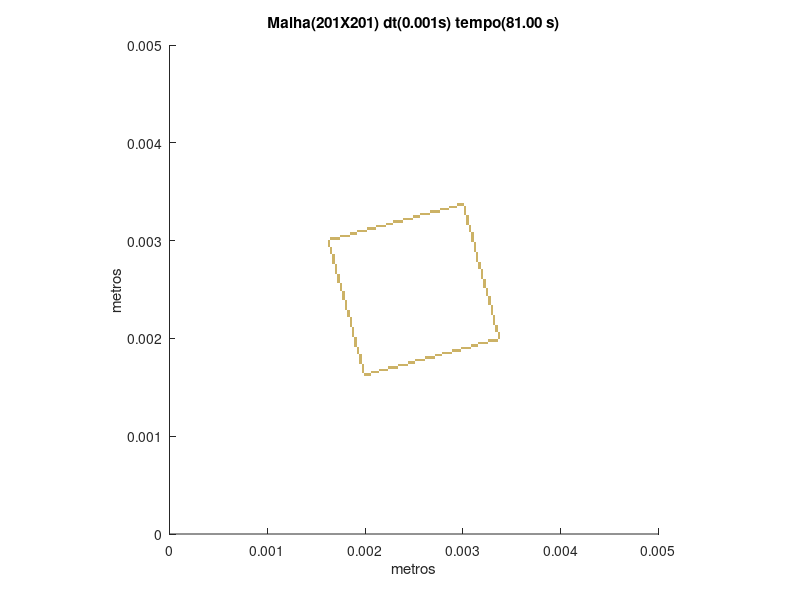

Reproduce this figure in MATLAB.
set (gca,'PlotBoxAspectRatio',[1 1 1],'Xlim',[0,0.005],'Ylim',[0,0.005])
hold on
title('Malha(201X201) dt(0.001s) tempo(81.00 s)')
hold on
ylabel('metros')
hold on
xlabel('metros')
hold on

fill([0.00199004975124378 0.00199004975124378 0.00201492537313433 0.00201492537313433],[0.00161691542288557 0.00164179104477612 0.00164179104477612 0.00161691542288557],[0.8,0.7,0.4],'LineStyle','none')

fill([0.00201492537313433 0.00201492537313433 0.00203980099502488 0.00203980099502488],[0.00161691542288557 0.00164179104477612 0.00164179104477612 0.00161691542288557],[0.8,0.7,0.4],'LineStyle','none')

fill([0.00203980099502488 0.00203980099502488 0.00206467661691542 0.00206467661691542],[0.00161691542288557 0.00164179104477612 0.00164179104477612 0.00161691542288557],[0.8,0.7,0.4],'LineStyle','none')

fill([0.00196517412935323 0.00196517412935323 0.00199004975124378 0.00199004975124378],[0.00164179104477612 0.00166666666666667 0.00166666666666667 0.00164179104477612],[0.8,0.7,0.4],'LineStyle','none')

fill([0.00206467661691542 0.00206467661691542 0.00208955223880597 0.00208955223880597],[0.00164179104477612 0.00166666666666667 0.00166666666666667 0.00164179104477612],[0.8,0.7,0.4],'LineStyle','none')

fill([0.00208955223880597 0.00208955223880597 0.00211442786069652 0.00211442786069652],[0.00164179104477612 0.00166666666666667 0.00166666666666667 0.00164179104477612],[0.8,0.7,0.4],'LineStyle','none')

fill([0.00211442786069652 0.00211442786069652 0.00213930348258706 0.00213930348258706],[0.00164179104477612 0.00166666666666667 0.00166666666666667 0.00164179104477612],[0.8,0.7,0.4],'LineStyle','none')

fill([0.00196517412935323 0.00196517412935323 0.00199004975124378 0.00199004975124378],[0.00166666666666667 0.00169154228855721 0.00169154228855721 0.00166666666666667],[0.8,0.7,0.4],'LineStyle','none')

fill([0.00213930348258706 0.00213930348258706 0.00216417910447761 0.00216417910447761],[0.00166666666666667 0.00169154228855721 0.00169154228855721 0.00166666666666667],[0.8,0.7,0.4],'LineStyle','none')

fill([0.00216417910447761 0.00216417910447761 0.00218905472636816 0.00218905472636816],[0.00166666666666667 0.00169154228855721 0.00169154228855721 0.00166666666666667],[0.8,0.7,0.4],'LineStyle','none')

fill([0.00218905472636816 0.00218905472636816 0.00221393034825871 0.00221393034825871],[0.00166666666666667 0.00169154228855721 0.00169154228855721 0.00166666666666667],[0.8,0.7,0.4],'LineStyle','none')

fill([0.00221393034825871 0.00221393034825871 0.00223880597014925 0.00223880597014925],[0.00166666666666667 0.00169154228855721 0.00169154228855721 0.00166666666666667],[0.8,0.7,0.4],'LineStyle','none')

fill([0.00196517412935323 0.00196517412935323 0.00199004975124378 0.00199004975124378],[0.00169154228855721 0.00171641791044776 0.00171641791044776 0.00169154228855721],[0.8,0.7,0.4],'LineStyle','none')

fill([0.00223880597014925 0.00223880597014925 0.0022636815920398 0.0022636815920398],[0.00169154228855721 0.00171641791044776 0.00171641791044776 0.00169154228855721],[0.8,0.7,0.4],'LineStyle','none')

fill([0.0022636815920398 0.0022636815920398 0.00228855721393035 0.00228855721393035],[0.00169154228855721 0.00171641791044776 0.00171641791044776 0.00169154228855721],[0.8,0.7,0.4],'LineStyle','none')

fill([0.00228855721393035 0.00228855721393035 0.0023134328358209 0.0023134328358209],[0.00169154228855721 0.00171641791044776 0.00171641791044776 0.00169154228855721],[0.8,0.7,0.4],'LineStyle','none')

fill([0.0023134328358209 0.0023134328358209 0.00233830845771144 0.00233830845771144],[0.00169154228855721 0.00171641791044776 0.00171641791044776 0.00169154228855721],[0.8,0.7,0.4],'LineStyle','none')

fill([0.00196517412935323 0.00196517412935323 0.00199004975124378 0.00199004975124378],[0.00171641791044776 0.00174129353233831 0.00174129353233831 0.00171641791044776],[0.8,0.7,0.4],'LineStyle','none')

fill([0.00233830845771144 0.00233830845771144 0.00236318407960199 0.00236318407960199],[0.00171641791044776 0.00174129353233831 0.00174129353233831 0.00171641791044776],[0.8,0.7,0.4],'LineStyle','none')

fill([0.00236318407960199 0.00236318407960199 0.00238805970149254 0.00238805970149254],[0.00171641791044776 0.00174129353233831 0.00174129353233831 0.00171641791044776],[0.8,0.7,0.4],'LineStyle','none')

fill([0.00238805970149254 0.00238805970149254 0.00241293532338308 0.00241293532338308],[0.00171641791044776 0.00174129353233831 0.00174129353233831 0.00171641791044776],[0.8,0.7,0.4],'LineStyle','none')

fill([0.00241293532338308 0.00241293532338308 0.00243781094527363 0.00243781094527363],[0.00171641791044776 0.00174129353233831 0.00174129353233831 0.00171641791044776],[0.8,0.7,0.4],'LineStyle','none')

fill([0.00194029850746269 0.00194029850746269 0.00196517412935323 0.00196517412935323],[0.00174129353233831 0.00176616915422886 0.00176616915422886 0.00174129353233831],[0.8,0.7,0.4],'LineStyle','none')

fill([0.00243781094527363 0.00243781094527363 0.00246268656716418 0.00246268656716418],[0.00174129353233831 0.00176616915422886 0.00176616915422886 0.00174129353233831],[0.8,0.7,0.4],'LineStyle','none')

fill([0.00246268656716418 0.00246268656716418 0.00248756218905473 0.00248756218905473],[0.00174129353233831 0.00176616915422886 0.00176616915422886 0.00174129353233831],[0.8,0.7,0.4],'LineStyle','none')

fill([0.00248756218905473 0.00248756218905473 0.00251243781094527 0.00251243781094527],[0.00174129353233831 0.00176616915422886 0.00176616915422886 0.00174129353233831],[0.8,0.7,0.4],'LineStyle','none')

fill([0.00194029850746269 0.00194029850746269 0.00196517412935323 0.00196517412935323],[0.00176616915422886 0.0017910447761194 0.0017910447761194 0.00176616915422886],[0.8,0.7,0.4],'LineStyle','none')

fill([0.00251243781094527 0.00251243781094527 0.00253731343283582 0.00253731343283582],[0.00176616915422886 0.0017910447761194 0.0017910447761194 0.00176616915422886],[0.8,0.7,0.4],'LineStyle','none')

fill([0.00253731343283582 0.00253731343283582 0.00256218905472637 0.00256218905472637],[0.00176616915422886 0.0017910447761194 0.0017910447761194 0.00176616915422886],[0.8,0.7,0.4],'LineStyle','none')

fill([0.00256218905472637 0.00256218905472637 0.00258706467661692 0.00258706467661692],[0.00176616915422886 0.0017910447761194 0.0017910447761194 0.00176616915422886],[0.8,0.7,0.4],'LineStyle','none')

fill([0.00258706467661692 0.00258706467661692 0.00261194029850746 0.00261194029850746],[0.00176616915422886 0.0017910447761194 0.0017910447761194 0.00176616915422886],[0.8,0.7,0.4],'LineStyle','none')

fill([0.00194029850746269 0.00194029850746269 0.00196517412935323 0.00196517412935323],[0.0017910447761194 0.00181592039800995 0.00181592039800995 0.0017910447761194],[0.8,0.7,0.4],'LineStyle','none')

fill([0.00261194029850746 0.00261194029850746 0.00263681592039801 0.00263681592039801],[0.0017910447761194 0.00181592039800995 0.00181592039800995 0.0017910447761194],[0.8,0.7,0.4],'LineStyle','none')

fill([0.00263681592039801 0.00263681592039801 0.00266169154228856 0.00266169154228856],[0.0017910447761194 0.00181592039800995 0.00181592039800995 0.0017910447761194],[0.8,0.7,0.4],'LineStyle','none')

fill([0.00266169154228856 0.00266169154228856 0.0026865671641791 0.0026865671641791],[0.0017910447761194 0.00181592039800995 0.00181592039800995 0.0017910447761194],[0.8,0.7,0.4],'LineStyle','none')

fill([0.0026865671641791 0.0026865671641791 0.00271144278606965 0.00271144278606965],[0.0017910447761194 0.00181592039800995 0.00181592039800995 0.0017910447761194],[0.8,0.7,0.4],'LineStyle','none')

fill([0.00194029850746269 0.00194029850746269 0.00196517412935323 0.00196517412935323],[0.00181592039800995 0.0018407960199005 0.0018407960199005 0.00181592039800995],[0.8,0.7,0.4],'LineStyle','none')

fill([0.00271144278606965 0.00271144278606965 0.0027363184079602 0.0027363184079602],[0.00181592039800995 0.0018407960199005 0.0018407960199005 0.00181592039800995],[0.8,0.7,0.4],'LineStyle','none')

fill([0.0027363184079602 0.0027363184079602 0.00276119402985075 0.00276119402985075],[0.00181592039800995 0.0018407960199005 0.0018407960199005 0.00181592039800995],[0.8,0.7,0.4],'LineStyle','none')

fill([0.00276119402985075 0.00276119402985075 0.00278606965174129 0.00278606965174129],[0.00181592039800995 0.0018407960199005 0.0018407960199005 0.00181592039800995],[0.8,0.7,0.4],'LineStyle','none')

fill([0.00191542288557214 0.00191542288557214 0.00194029850746269 0.00194029850746269],[0.0018407960199005 0.00186567164179104 0.00186567164179104 0.0018407960199005],[0.8,0.7,0.4],'LineStyle','none')

fill([0.00278606965174129 0.00278606965174129 0.00281094527363184 0.00281094527363184],[0.0018407960199005 0.00186567164179104 0.00186567164179104 0.0018407960199005],[0.8,0.7,0.4],'LineStyle','none')

fill([0.00281094527363184 0.00281094527363184 0.00283582089552239 0.00283582089552239],[0.0018407960199005 0.00186567164179104 0.00186567164179104 0.0018407960199005],[0.8,0.7,0.4],'LineStyle','none')

fill([0.00283582089552239 0.00283582089552239 0.00286069651741294 0.00286069651741294],[0.0018407960199005 0.00186567164179104 0.00186567164179104 0.0018407960199005],[0.8,0.7,0.4],'LineStyle','none')

fill([0.00286069651741294 0.00286069651741294 0.00288557213930348 0.00288557213930348],[0.0018407960199005 0.00186567164179104 0.00186567164179104 0.0018407960199005],[0.8,0.7,0.4],'LineStyle','none')

fill([0.00191542288557214 0.00191542288557214 0.00194029850746269 0.00194029850746269],[0.00186567164179104 0.00189054726368159 0.00189054726368159 0.00186567164179104],[0.8,0.7,0.4],'LineStyle','none')

fill([0.00288557213930348 0.00288557213930348 0.00291044776119403 0.00291044776119403],[0.00186567164179104 0.00189054726368159 0.00189054726368159 0.00186567164179104],[0.8,0.7,0.4],'LineStyle','none')

fill([0.00291044776119403 0.00291044776119403 0.00293532338308458 0.00293532338308458],[0.00186567164179104 0.00189054726368159 0.00189054726368159 0.00186567164179104],[0.8,0.7,0.4],'LineStyle','none')

fill([0.00293532338308458 0.00293532338308458 0.00296019900497512 0.00296019900497512],[0.00186567164179104 0.00189054726368159 0.00189054726368159 0.00186567164179104],[0.8,0.7,0.4],'LineStyle','none')

fill([0.00296019900497512 0.00296019900497512 0.00298507462686567 0.00298507462686567],[0.00186567164179104 0.00189054726368159 0.00189054726368159 0.00186567164179104],[0.8,0.7,0.4],'LineStyle','none')

fill([0.00191542288557214 0.00191542288557214 0.00194029850746269 0.00194029850746269],[0.00189054726368159 0.00191542288557214 0.00191542288557214 0.00189054726368159],[0.8,0.7,0.4],'LineStyle','none')

fill([0.00298507462686567 0.00298507462686567 0.00300995024875622 0.00300995024875622],[0.00189054726368159 0.00191542288557214 0.00191542288557214 0.00189054726368159],[0.8,0.7,0.4],'LineStyle','none')

fill([0.00300995024875622 0.00300995024875622 0.00303482587064677 0.00303482587064677],[0.00189054726368159 0.00191542288557214 0.00191542288557214 0.00189054726368159],[0.8,0.7,0.4],'LineStyle','none')

fill([0.00303482587064677 0.00303482587064677 0.00305970149253731 0.00305970149253731],[0.00189054726368159 0.00191542288557214 0.00191542288557214 0.00189054726368159],[0.8,0.7,0.4],'LineStyle','none')

fill([0.00305970149253731 0.00305970149253731 0.00308457711442786 0.00308457711442786],[0.00189054726368159 0.00191542288557214 0.00191542288557214 0.00189054726368159],[0.8,0.7,0.4],'LineStyle','none')

fill([0.00189054726368159 0.00189054726368159 0.00191542288557214 0.00191542288557214],[0.00191542288557214 0.00194029850746269 0.00194029850746269 0.00191542288557214],[0.8,0.7,0.4],'LineStyle','none')

fill([0.00308457711442786 0.00308457711442786 0.00310945273631841 0.00310945273631841],[0.00191542288557214 0.00194029850746269 0.00194029850746269 0.00191542288557214],[0.8,0.7,0.4],'LineStyle','none')

fill([0.00310945273631841 0.00310945273631841 0.00313432835820896 0.00313432835820896],[0.00191542288557214 0.00194029850746269 0.00194029850746269 0.00191542288557214],[0.8,0.7,0.4],'LineStyle','none')

fill([0.00313432835820896 0.00313432835820896 0.0031592039800995 0.0031592039800995],[0.00191542288557214 0.00194029850746269 0.00194029850746269 0.00191542288557214],[0.8,0.7,0.4],'LineStyle','none')

fill([0.00189054726368159 0.00189054726368159 0.00191542288557214 0.00191542288557214],[0.00194029850746269 0.00196517412935323 0.00196517412935323 0.00194029850746269],[0.8,0.7,0.4],'LineStyle','none')

fill([0.0031592039800995 0.0031592039800995 0.00318407960199005 0.00318407960199005],[0.00194029850746269 0.00196517412935323 0.00196517412935323 0.00194029850746269],[0.8,0.7,0.4],'LineStyle','none')

fill([0.00318407960199005 0.00318407960199005 0.0032089552238806 0.0032089552238806],[0.00194029850746269 0.00196517412935323 0.00196517412935323 0.00194029850746269],[0.8,0.7,0.4],'LineStyle','none')

fill([0.0032089552238806 0.0032089552238806 0.00323383084577114 0.00323383084577114],[0.00194029850746269 0.00196517412935323 0.00196517412935323 0.00194029850746269],[0.8,0.7,0.4],'LineStyle','none')

fill([0.00323383084577114 0.00323383084577114 0.00325870646766169 0.00325870646766169],[0.00194029850746269 0.00196517412935323 0.00196517412935323 0.00194029850746269],[0.8,0.7,0.4],'LineStyle','none')

fill([0.00189054726368159 0.00189054726368159 0.00191542288557214 0.00191542288557214],[0.00196517412935323 0.00199004975124378 0.00199004975124378 0.00196517412935323],[0.8,0.7,0.4],'LineStyle','none')

fill([0.00325870646766169 0.00325870646766169 0.00328358208955224 0.00328358208955224],[0.00196517412935323 0.00199004975124378 0.00199004975124378 0.00196517412935323],[0.8,0.7,0.4],'LineStyle','none')

fill([0.00328358208955224 0.00328358208955224 0.00330845771144279 0.00330845771144279],[0.00196517412935323 0.00199004975124378 0.00199004975124378 0.00196517412935323],[0.8,0.7,0.4],'LineStyle','none')

fill([0.00330845771144279 0.00330845771144279 0.00333333333333333 0.00333333333333333],[0.00196517412935323 0.00199004975124378 0.00199004975124378 0.00196517412935323],[0.8,0.7,0.4],'LineStyle','none')

fill([0.00333333333333333 0.00333333333333333 0.00335820895522388 0.00335820895522388],[0.00196517412935323 0.00199004975124378 0.00199004975124378 0.00196517412935323],[0.8,0.7,0.4],'LineStyle','none')

fill([0.00189054726368159 0.00189054726368159 0.00191542288557214 0.00191542288557214],[0.00199004975124378 0.00201492537313433 0.00201492537313433 0.00199004975124378],[0.8,0.7,0.4],'LineStyle','none')

fill([0.00335820895522388 0.00335820895522388 0.00338308457711443 0.00338308457711443],[0.00199004975124378 0.00201492537313433 0.00201492537313433 0.00199004975124378],[0.8,0.7,0.4],'LineStyle','none')

fill([0.00186567164179104 0.00186567164179104 0.00189054726368159 0.00189054726368159],[0.00201492537313433 0.00203980099502488 0.00203980099502488 0.00201492537313433],[0.8,0.7,0.4],'LineStyle','none')

fill([0.00335820895522388 0.00335820895522388 0.00338308457711443 0.00338308457711443],[0.00201492537313433 0.00203980099502488 0.00203980099502488 0.00201492537313433],[0.8,0.7,0.4],'LineStyle','none')

fill([0.00186567164179104 0.00186567164179104 0.00189054726368159 0.00189054726368159],[0.00203980099502488 0.00206467661691542 0.00206467661691542 0.00203980099502488],[0.8,0.7,0.4],'LineStyle','none')

fill([0.00335820895522388 0.00335820895522388 0.00338308457711443 0.00338308457711443],[0.00203980099502488 0.00206467661691542 0.00206467661691542 0.00203980099502488],[0.8,0.7,0.4],'LineStyle','none')

fill([0.00186567164179104 0.00186567164179104 0.00189054726368159 0.00189054726368159],[0.00206467661691542 0.00208955223880597 0.00208955223880597 0.00206467661691542],[0.8,0.7,0.4],'LineStyle','none')

fill([0.00333333333333333 0.00333333333333333 0.00335820895522388 0.00335820895522388],[0.00206467661691542 0.00208955223880597 0.00208955223880597 0.00206467661691542],[0.8,0.7,0.4],'LineStyle','none')

fill([0.00186567164179104 0.00186567164179104 0.00189054726368159 0.00189054726368159],[0.00208955223880597 0.00211442786069652 0.00211442786069652 0.00208955223880597],[0.8,0.7,0.4],'LineStyle','none')

fill([0.00333333333333333 0.00333333333333333 0.00335820895522388 0.00335820895522388],[0.00208955223880597 0.00211442786069652 0.00211442786069652 0.00208955223880597],[0.8,0.7,0.4],'LineStyle','none')

fill([0.0018407960199005 0.0018407960199005 0.00186567164179104 0.00186567164179104],[0.00211442786069652 0.00213930348258706 0.00213930348258706 0.00211442786069652],[0.8,0.7,0.4],'LineStyle','none')

fill([0.00333333333333333 0.00333333333333333 0.00335820895522388 0.00335820895522388],[0.00211442786069652 0.00213930348258706 0.00213930348258706 0.00211442786069652],[0.8,0.7,0.4],'LineStyle','none')

fill([0.0018407960199005 0.0018407960199005 0.00186567164179104 0.00186567164179104],[0.00213930348258706 0.00216417910447761 0.00216417910447761 0.00213930348258706],[0.8,0.7,0.4],'LineStyle','none')

fill([0.00330845771144279 0.00330845771144279 0.00333333333333333 0.00333333333333333],[0.00213930348258706 0.00216417910447761 0.00216417910447761 0.00213930348258706],[0.8,0.7,0.4],'LineStyle','none')

fill([0.0018407960199005 0.0018407960199005 0.00186567164179104 0.00186567164179104],[0.00216417910447761 0.00218905472636816 0.00218905472636816 0.00216417910447761],[0.8,0.7,0.4],'LineStyle','none')

fill([0.00330845771144279 0.00330845771144279 0.00333333333333333 0.00333333333333333],[0.00216417910447761 0.00218905472636816 0.00218905472636816 0.00216417910447761],[0.8,0.7,0.4],'LineStyle','none')

fill([0.0018407960199005 0.0018407960199005 0.00186567164179104 0.00186567164179104],[0.00218905472636816 0.00221393034825871 0.00221393034825871 0.00218905472636816],[0.8,0.7,0.4],'LineStyle','none')

fill([0.00330845771144279 0.00330845771144279 0.00333333333333333 0.00333333333333333],[0.00218905472636816 0.00221393034825871 0.00221393034825871 0.00218905472636816],[0.8,0.7,0.4],'LineStyle','none')

fill([0.00181592039800995 0.00181592039800995 0.0018407960199005 0.0018407960199005],[0.00221393034825871 0.00223880597014925 0.00223880597014925 0.00221393034825871],[0.8,0.7,0.4],'LineStyle','none')

fill([0.00330845771144279 0.00330845771144279 0.00333333333333333 0.00333333333333333],[0.00221393034825871 0.00223880597014925 0.00223880597014925 0.00221393034825871],[0.8,0.7,0.4],'LineStyle','none')

fill([0.00181592039800995 0.00181592039800995 0.0018407960199005 0.0018407960199005],[0.00223880597014925 0.0022636815920398 0.0022636815920398 0.00223880597014925],[0.8,0.7,0.4],'LineStyle','none')

fill([0.00328358208955224 0.00328358208955224 0.00330845771144279 0.00330845771144279],[0.00223880597014925 0.0022636815920398 0.0022636815920398 0.00223880597014925],[0.8,0.7,0.4],'LineStyle','none')

fill([0.00181592039800995 0.00181592039800995 0.0018407960199005 0.0018407960199005],[0.0022636815920398 0.00228855721393035 0.00228855721393035 0.0022636815920398],[0.8,0.7,0.4],'LineStyle','none')

fill([0.00328358208955224 0.00328358208955224 0.00330845771144279 0.00330845771144279],[0.0022636815920398 0.00228855721393035 0.00228855721393035 0.0022636815920398],[0.8,0.7,0.4],'LineStyle','none')

fill([0.0017910447761194 0.0017910447761194 0.00181592039800995 0.00181592039800995],[0.00228855721393035 0.0023134328358209 0.0023134328358209 0.00228855721393035],[0.8,0.7,0.4],'LineStyle','none')

fill([0.00328358208955224 0.00328358208955224 0.00330845771144279 0.00330845771144279],[0.00228855721393035 0.0023134328358209 0.0023134328358209 0.00228855721393035],[0.8,0.7,0.4],'LineStyle','none')

fill([0.0017910447761194 0.0017910447761194 0.00181592039800995 0.00181592039800995],[0.0023134328358209 0.00233830845771144 0.00233830845771144 0.0023134328358209],[0.8,0.7,0.4],'LineStyle','none')

fill([0.00328358208955224 0.00328358208955224 0.00330845771144279 0.00330845771144279],[0.0023134328358209 0.00233830845771144 0.00233830845771144 0.0023134328358209],[0.8,0.7,0.4],'LineStyle','none')

fill([0.0017910447761194 0.0017910447761194 0.00181592039800995 0.00181592039800995],[0.00233830845771144 0.00236318407960199 0.00236318407960199 0.00233830845771144],[0.8,0.7,0.4],'LineStyle','none')

fill([0.00325870646766169 0.00325870646766169 0.00328358208955224 0.00328358208955224],[0.00233830845771144 0.00236318407960199 0.00236318407960199 0.00233830845771144],[0.8,0.7,0.4],'LineStyle','none')

fill([0.0017910447761194 0.0017910447761194 0.00181592039800995 0.00181592039800995],[0.00236318407960199 0.00238805970149254 0.00238805970149254 0.00236318407960199],[0.8,0.7,0.4],'LineStyle','none')

fill([0.00325870646766169 0.00325870646766169 0.00328358208955224 0.00328358208955224],[0.00236318407960199 0.00238805970149254 0.00238805970149254 0.00236318407960199],[0.8,0.7,0.4],'LineStyle','none')

fill([0.00176616915422886 0.00176616915422886 0.0017910447761194 0.0017910447761194],[0.00238805970149254 0.00241293532338308 0.00241293532338308 0.00238805970149254],[0.8,0.7,0.4],'LineStyle','none')

fill([0.00325870646766169 0.00325870646766169 0.00328358208955224 0.00328358208955224],[0.00238805970149254 0.00241293532338308 0.00241293532338308 0.00238805970149254],[0.8,0.7,0.4],'LineStyle','none')

fill([0.00176616915422886 0.00176616915422886 0.0017910447761194 0.0017910447761194],[0.00241293532338308 0.00243781094527363 0.00243781094527363 0.00241293532338308],[0.8,0.7,0.4],'LineStyle','none')

fill([0.00325870646766169 0.00325870646766169 0.00328358208955224 0.00328358208955224],[0.00241293532338308 0.00243781094527363 0.00243781094527363 0.00241293532338308],[0.8,0.7,0.4],'LineStyle','none')

fill([0.00176616915422886 0.00176616915422886 0.0017910447761194 0.0017910447761194],[0.00243781094527363 0.00246268656716418 0.00246268656716418 0.00243781094527363],[0.8,0.7,0.4],'LineStyle','none')

fill([0.00323383084577114 0.00323383084577114 0.00325870646766169 0.00325870646766169],[0.00243781094527363 0.00246268656716418 0.00246268656716418 0.00243781094527363],[0.8,0.7,0.4],'LineStyle','none')

fill([0.00176616915422886 0.00176616915422886 0.0017910447761194 0.0017910447761194],[0.00246268656716418 0.00248756218905473 0.00248756218905473 0.00246268656716418],[0.8,0.7,0.4],'LineStyle','none')

fill([0.00323383084577114 0.00323383084577114 0.00325870646766169 0.00325870646766169],[0.00246268656716418 0.00248756218905473 0.00248756218905473 0.00246268656716418],[0.8,0.7,0.4],'LineStyle','none')

fill([0.00174129353233831 0.00174129353233831 0.00176616915422886 0.00176616915422886],[0.00248756218905473 0.00251243781094527 0.00251243781094527 0.00248756218905473],[0.8,0.7,0.4],'LineStyle','none')

fill([0.00323383084577114 0.00323383084577114 0.00325870646766169 0.00325870646766169],[0.00248756218905473 0.00251243781094527 0.00251243781094527 0.00248756218905473],[0.8,0.7,0.4],'LineStyle','none')

fill([0.00174129353233831 0.00174129353233831 0.00176616915422886 0.00176616915422886],[0.00251243781094527 0.00253731343283582 0.00253731343283582 0.00251243781094527],[0.8,0.7,0.4],'LineStyle','none')

fill([0.0032089552238806 0.0032089552238806 0.00323383084577114 0.00323383084577114],[0.00251243781094527 0.00253731343283582 0.00253731343283582 0.00251243781094527],[0.8,0.7,0.4],'LineStyle','none')

fill([0.00174129353233831 0.00174129353233831 0.00176616915422886 0.00176616915422886],[0.00253731343283582 0.00256218905472637 0.00256218905472637 0.00253731343283582],[0.8,0.7,0.4],'LineStyle','none')

fill([0.0032089552238806 0.0032089552238806 0.00323383084577114 0.00323383084577114],[0.00253731343283582 0.00256218905472637 0.00256218905472637 0.00253731343283582],[0.8,0.7,0.4],'LineStyle','none')

fill([0.00171641791044776 0.00171641791044776 0.00174129353233831 0.00174129353233831],[0.00256218905472637 0.00258706467661692 0.00258706467661692 0.00256218905472637],[0.8,0.7,0.4],'LineStyle','none')

fill([0.0032089552238806 0.0032089552238806 0.00323383084577114 0.00323383084577114],[0.00256218905472637 0.00258706467661692 0.00258706467661692 0.00256218905472637],[0.8,0.7,0.4],'LineStyle','none')

fill([0.00171641791044776 0.00171641791044776 0.00174129353233831 0.00174129353233831],[0.00258706467661692 0.00261194029850746 0.00261194029850746 0.00258706467661692],[0.8,0.7,0.4],'LineStyle','none')

fill([0.0032089552238806 0.0032089552238806 0.00323383084577114 0.00323383084577114],[0.00258706467661692 0.00261194029850746 0.00261194029850746 0.00258706467661692],[0.8,0.7,0.4],'LineStyle','none')

fill([0.00171641791044776 0.00171641791044776 0.00174129353233831 0.00174129353233831],[0.00261194029850746 0.00263681592039801 0.00263681592039801 0.00261194029850746],[0.8,0.7,0.4],'LineStyle','none')

fill([0.00318407960199005 0.00318407960199005 0.0032089552238806 0.0032089552238806],[0.00261194029850746 0.00263681592039801 0.00263681592039801 0.00261194029850746],[0.8,0.7,0.4],'LineStyle','none')

fill([0.00171641791044776 0.00171641791044776 0.00174129353233831 0.00174129353233831],[0.00263681592039801 0.00266169154228856 0.00266169154228856 0.00263681592039801],[0.8,0.7,0.4],'LineStyle','none')

fill([0.00318407960199005 0.00318407960199005 0.0032089552238806 0.0032089552238806],[0.00263681592039801 0.00266169154228856 0.00266169154228856 0.00263681592039801],[0.8,0.7,0.4],'LineStyle','none')

fill([0.00169154228855721 0.00169154228855721 0.00171641791044776 0.00171641791044776],[0.00266169154228856 0.0026865671641791 0.0026865671641791 0.00266169154228856],[0.8,0.7,0.4],'LineStyle','none')

fill([0.00318407960199005 0.00318407960199005 0.0032089552238806 0.0032089552238806],[0.00266169154228856 0.0026865671641791 0.0026865671641791 0.00266169154228856],[0.8,0.7,0.4],'LineStyle','none')

fill([0.00169154228855721 0.00169154228855721 0.00171641791044776 0.00171641791044776],[0.0026865671641791 0.00271144278606965 0.00271144278606965 0.0026865671641791],[0.8,0.7,0.4],'LineStyle','none')

fill([0.00318407960199005 0.00318407960199005 0.0032089552238806 0.0032089552238806],[0.0026865671641791 0.00271144278606965 0.00271144278606965 0.0026865671641791],[0.8,0.7,0.4],'LineStyle','none')

fill([0.00169154228855721 0.00169154228855721 0.00171641791044776 0.00171641791044776],[0.00271144278606965 0.0027363184079602 0.0027363184079602 0.00271144278606965],[0.8,0.7,0.4],'LineStyle','none')

fill([0.0031592039800995 0.0031592039800995 0.00318407960199005 0.00318407960199005],[0.00271144278606965 0.0027363184079602 0.0027363184079602 0.00271144278606965],[0.8,0.7,0.4],'LineStyle','none')

fill([0.00169154228855721 0.00169154228855721 0.00171641791044776 0.00171641791044776],[0.0027363184079602 0.00276119402985075 0.00276119402985075 0.0027363184079602],[0.8,0.7,0.4],'LineStyle','none')

fill([0.0031592039800995 0.0031592039800995 0.00318407960199005 0.00318407960199005],[0.0027363184079602 0.00276119402985075 0.00276119402985075 0.0027363184079602],[0.8,0.7,0.4],'LineStyle','none')

fill([0.00166666666666667 0.00166666666666667 0.00169154228855721 0.00169154228855721],[0.00276119402985075 0.00278606965174129 0.00278606965174129 0.00276119402985075],[0.8,0.7,0.4],'LineStyle','none')

fill([0.0031592039800995 0.0031592039800995 0.00318407960199005 0.00318407960199005],[0.00276119402985075 0.00278606965174129 0.00278606965174129 0.00276119402985075],[0.8,0.7,0.4],'LineStyle','none')

fill([0.00166666666666667 0.00166666666666667 0.00169154228855721 0.00169154228855721],[0.00278606965174129 0.00281094527363184 0.00281094527363184 0.00278606965174129],[0.8,0.7,0.4],'LineStyle','none')

fill([0.00313432835820896 0.00313432835820896 0.0031592039800995 0.0031592039800995],[0.00278606965174129 0.00281094527363184 0.00281094527363184 0.00278606965174129],[0.8,0.7,0.4],'LineStyle','none')

fill([0.00166666666666667 0.00166666666666667 0.00169154228855721 0.00169154228855721],[0.00281094527363184 0.00283582089552239 0.00283582089552239 0.00281094527363184],[0.8,0.7,0.4],'LineStyle','none')

fill([0.00313432835820896 0.00313432835820896 0.0031592039800995 0.0031592039800995],[0.00281094527363184 0.00283582089552239 0.00283582089552239 0.00281094527363184],[0.8,0.7,0.4],'LineStyle','none')

fill([0.00166666666666667 0.00166666666666667 0.00169154228855721 0.00169154228855721],[0.00283582089552239 0.00286069651741294 0.00286069651741294 0.00283582089552239],[0.8,0.7,0.4],'LineStyle','none')

fill([0.00313432835820896 0.00313432835820896 0.0031592039800995 0.0031592039800995],[0.00283582089552239 0.00286069651741294 0.00286069651741294 0.00283582089552239],[0.8,0.7,0.4],'LineStyle','none')

fill([0.00164179104477612 0.00164179104477612 0.00166666666666667 0.00166666666666667],[0.00286069651741294 0.00288557213930348 0.00288557213930348 0.00286069651741294],[0.8,0.7,0.4],'LineStyle','none')

fill([0.00313432835820896 0.00313432835820896 0.0031592039800995 0.0031592039800995],[0.00286069651741294 0.00288557213930348 0.00288557213930348 0.00286069651741294],[0.8,0.7,0.4],'LineStyle','none')

fill([0.00164179104477612 0.00164179104477612 0.00166666666666667 0.00166666666666667],[0.00288557213930348 0.00291044776119403 0.00291044776119403 0.00288557213930348],[0.8,0.7,0.4],'LineStyle','none')

fill([0.00310945273631841 0.00310945273631841 0.00313432835820896 0.00313432835820896],[0.00288557213930348 0.00291044776119403 0.00291044776119403 0.00288557213930348],[0.8,0.7,0.4],'LineStyle','none')

fill([0.00164179104477612 0.00164179104477612 0.00166666666666667 0.00166666666666667],[0.00291044776119403 0.00293532338308458 0.00293532338308458 0.00291044776119403],[0.8,0.7,0.4],'LineStyle','none')

fill([0.00310945273631841 0.00310945273631841 0.00313432835820896 0.00313432835820896],[0.00291044776119403 0.00293532338308458 0.00293532338308458 0.00291044776119403],[0.8,0.7,0.4],'LineStyle','none')

fill([0.00161691542288557 0.00161691542288557 0.00164179104477612 0.00164179104477612],[0.00293532338308458 0.00296019900497512 0.00296019900497512 0.00293532338308458],[0.8,0.7,0.4],'LineStyle','none')

fill([0.00310945273631841 0.00310945273631841 0.00313432835820896 0.00313432835820896],[0.00293532338308458 0.00296019900497512 0.00296019900497512 0.00293532338308458],[0.8,0.7,0.4],'LineStyle','none')

fill([0.00161691542288557 0.00161691542288557 0.00164179104477612 0.00164179104477612],[0.00296019900497512 0.00298507462686567 0.00298507462686567 0.00296019900497512],[0.8,0.7,0.4],'LineStyle','none')

fill([0.00310945273631841 0.00310945273631841 0.00313432835820896 0.00313432835820896],[0.00296019900497512 0.00298507462686567 0.00298507462686567 0.00296019900497512],[0.8,0.7,0.4],'LineStyle','none')

fill([0.00161691542288557 0.00161691542288557 0.00164179104477612 0.00164179104477612],[0.00298507462686567 0.00300995024875622 0.00300995024875622 0.00298507462686567],[0.8,0.7,0.4],'LineStyle','none')

fill([0.00308457711442786 0.00308457711442786 0.00310945273631841 0.00310945273631841],[0.00298507462686567 0.00300995024875622 0.00300995024875622 0.00298507462686567],[0.8,0.7,0.4],'LineStyle','none')

fill([0.00164179104477612 0.00164179104477612 0.00166666666666667 0.00166666666666667],[0.00300995024875622 0.00303482587064677 0.00303482587064677 0.00300995024875622],[0.8,0.7,0.4],'LineStyle','none')

fill([0.00166666666666667 0.00166666666666667 0.00169154228855721 0.00169154228855721],[0.00300995024875622 0.00303482587064677 0.00303482587064677 0.00300995024875622],[0.8,0.7,0.4],'LineStyle','none')

fill([0.00169154228855721 0.00169154228855721 0.00171641791044776 0.00171641791044776],[0.00300995024875622 0.00303482587064677 0.00303482587064677 0.00300995024875622],[0.8,0.7,0.4],'LineStyle','none')

fill([0.00171641791044776 0.00171641791044776 0.00174129353233831 0.00174129353233831],[0.00300995024875622 0.00303482587064677 0.00303482587064677 0.00300995024875622],[0.8,0.7,0.4],'LineStyle','none')

fill([0.00308457711442786 0.00308457711442786 0.00310945273631841 0.00310945273631841],[0.00300995024875622 0.00303482587064677 0.00303482587064677 0.00300995024875622],[0.8,0.7,0.4],'LineStyle','none')

fill([0.00174129353233831 0.00174129353233831 0.00176616915422886 0.00176616915422886],[0.00303482587064677 0.00305970149253731 0.00305970149253731 0.00303482587064677],[0.8,0.7,0.4],'LineStyle','none')

fill([0.00176616915422886 0.00176616915422886 0.0017910447761194 0.0017910447761194],[0.00303482587064677 0.00305970149253731 0.00305970149253731 0.00303482587064677],[0.8,0.7,0.4],'LineStyle','none')

fill([0.0017910447761194 0.0017910447761194 0.00181592039800995 0.00181592039800995],[0.00303482587064677 0.00305970149253731 0.00305970149253731 0.00303482587064677],[0.8,0.7,0.4],'LineStyle','none')

fill([0.00181592039800995 0.00181592039800995 0.0018407960199005 0.0018407960199005],[0.00303482587064677 0.00305970149253731 0.00305970149253731 0.00303482587064677],[0.8,0.7,0.4],'LineStyle','none')

fill([0.00308457711442786 0.00308457711442786 0.00310945273631841 0.00310945273631841],[0.00303482587064677 0.00305970149253731 0.00305970149253731 0.00303482587064677],[0.8,0.7,0.4],'LineStyle','none')

fill([0.0018407960199005 0.0018407960199005 0.00186567164179104 0.00186567164179104],[0.00305970149253731 0.00308457711442786 0.00308457711442786 0.00305970149253731],[0.8,0.7,0.4],'LineStyle','none')

fill([0.00186567164179104 0.00186567164179104 0.00189054726368159 0.00189054726368159],[0.00305970149253731 0.00308457711442786 0.00308457711442786 0.00305970149253731],[0.8,0.7,0.4],'LineStyle','none')

fill([0.00189054726368159 0.00189054726368159 0.00191542288557214 0.00191542288557214],[0.00305970149253731 0.00308457711442786 0.00308457711442786 0.00305970149253731],[0.8,0.7,0.4],'LineStyle','none')

fill([0.00308457711442786 0.00308457711442786 0.00310945273631841 0.00310945273631841],[0.00305970149253731 0.00308457711442786 0.00308457711442786 0.00305970149253731],[0.8,0.7,0.4],'LineStyle','none')

fill([0.00191542288557214 0.00191542288557214 0.00194029850746269 0.00194029850746269],[0.00308457711442786 0.00310945273631841 0.00310945273631841 0.00308457711442786],[0.8,0.7,0.4],'LineStyle','none')

fill([0.00194029850746269 0.00194029850746269 0.00196517412935323 0.00196517412935323],[0.00308457711442786 0.00310945273631841 0.00310945273631841 0.00308457711442786],[0.8,0.7,0.4],'LineStyle','none')

fill([0.00196517412935323 0.00196517412935323 0.00199004975124378 0.00199004975124378],[0.00308457711442786 0.00310945273631841 0.00310945273631841 0.00308457711442786],[0.8,0.7,0.4],'LineStyle','none')

fill([0.00199004975124378 0.00199004975124378 0.00201492537313433 0.00201492537313433],[0.00308457711442786 0.00310945273631841 0.00310945273631841 0.00308457711442786],[0.8,0.7,0.4],'LineStyle','none')

fill([0.00305970149253731 0.00305970149253731 0.00308457711442786 0.00308457711442786],[0.00308457711442786 0.00310945273631841 0.00310945273631841 0.00308457711442786],[0.8,0.7,0.4],'LineStyle','none')

fill([0.00201492537313433 0.00201492537313433 0.00203980099502488 0.00203980099502488],[0.00310945273631841 0.00313432835820896 0.00313432835820896 0.00310945273631841],[0.8,0.7,0.4],'LineStyle','none')

fill([0.00203980099502488 0.00203980099502488 0.00206467661691542 0.00206467661691542],[0.00310945273631841 0.00313432835820896 0.00313432835820896 0.00310945273631841],[0.8,0.7,0.4],'LineStyle','none')

fill([0.00206467661691542 0.00206467661691542 0.00208955223880597 0.00208955223880597],[0.00310945273631841 0.00313432835820896 0.00313432835820896 0.00310945273631841],[0.8,0.7,0.4],'LineStyle','none')

fill([0.00208955223880597 0.00208955223880597 0.00211442786069652 0.00211442786069652],[0.00310945273631841 0.00313432835820896 0.00313432835820896 0.00310945273631841],[0.8,0.7,0.4],'LineStyle','none')

fill([0.00305970149253731 0.00305970149253731 0.00308457711442786 0.00308457711442786],[0.00310945273631841 0.00313432835820896 0.00313432835820896 0.00310945273631841],[0.8,0.7,0.4],'LineStyle','none')

fill([0.00211442786069652 0.00211442786069652 0.00213930348258706 0.00213930348258706],[0.00313432835820896 0.0031592039800995 0.0031592039800995 0.00313432835820896],[0.8,0.7,0.4],'LineStyle','none')

fill([0.00213930348258706 0.00213930348258706 0.00216417910447761 0.00216417910447761],[0.00313432835820896 0.0031592039800995 0.0031592039800995 0.00313432835820896],[0.8,0.7,0.4],'LineStyle','none')

fill([0.00216417910447761 0.00216417910447761 0.00218905472636816 0.00218905472636816],[0.00313432835820896 0.0031592039800995 0.0031592039800995 0.00313432835820896],[0.8,0.7,0.4],'LineStyle','none')

fill([0.00218905472636816 0.00218905472636816 0.00221393034825871 0.00221393034825871],[0.00313432835820896 0.0031592039800995 0.0031592039800995 0.00313432835820896],[0.8,0.7,0.4],'LineStyle','none')

fill([0.00305970149253731 0.00305970149253731 0.00308457711442786 0.00308457711442786],[0.00313432835820896 0.0031592039800995 0.0031592039800995 0.00313432835820896],[0.8,0.7,0.4],'LineStyle','none')

fill([0.00221393034825871 0.00221393034825871 0.00223880597014925 0.00223880597014925],[0.0031592039800995 0.00318407960199005 0.00318407960199005 0.0031592039800995],[0.8,0.7,0.4],'LineStyle','none')

fill([0.00223880597014925 0.00223880597014925 0.0022636815920398 0.0022636815920398],[0.0031592039800995 0.00318407960199005 0.00318407960199005 0.0031592039800995],[0.8,0.7,0.4],'LineStyle','none')

fill([0.0022636815920398 0.0022636815920398 0.00228855721393035 0.00228855721393035],[0.0031592039800995 0.00318407960199005 0.00318407960199005 0.0031592039800995],[0.8,0.7,0.4],'LineStyle','none')

fill([0.00303482587064677 0.00303482587064677 0.00305970149253731 0.00305970149253731],[0.0031592039800995 0.00318407960199005 0.00318407960199005 0.0031592039800995],[0.8,0.7,0.4],'LineStyle','none')

fill([0.00228855721393035 0.00228855721393035 0.0023134328358209 0.0023134328358209],[0.00318407960199005 0.0032089552238806 0.0032089552238806 0.00318407960199005],[0.8,0.7,0.4],'LineStyle','none')

fill([0.0023134328358209 0.0023134328358209 0.00233830845771144 0.00233830845771144],[0.00318407960199005 0.0032089552238806 0.0032089552238806 0.00318407960199005],[0.8,0.7,0.4],'LineStyle','none')

fill([0.00233830845771144 0.00233830845771144 0.00236318407960199 0.00236318407960199],[0.00318407960199005 0.0032089552238806 0.0032089552238806 0.00318407960199005],[0.8,0.7,0.4],'LineStyle','none')

fill([0.00236318407960199 0.00236318407960199 0.00238805970149254 0.00238805970149254],[0.00318407960199005 0.0032089552238806 0.0032089552238806 0.00318407960199005],[0.8,0.7,0.4],'LineStyle','none')

fill([0.00303482587064677 0.00303482587064677 0.00305970149253731 0.00305970149253731],[0.00318407960199005 0.0032089552238806 0.0032089552238806 0.00318407960199005],[0.8,0.7,0.4],'LineStyle','none')

fill([0.00238805970149254 0.00238805970149254 0.00241293532338308 0.00241293532338308],[0.0032089552238806 0.00323383084577114 0.00323383084577114 0.0032089552238806],[0.8,0.7,0.4],'LineStyle','none')

fill([0.00241293532338308 0.00241293532338308 0.00243781094527363 0.00243781094527363],[0.0032089552238806 0.00323383084577114 0.00323383084577114 0.0032089552238806],[0.8,0.7,0.4],'LineStyle','none')

fill([0.00243781094527363 0.00243781094527363 0.00246268656716418 0.00246268656716418],[0.0032089552238806 0.00323383084577114 0.00323383084577114 0.0032089552238806],[0.8,0.7,0.4],'LineStyle','none')

fill([0.00246268656716418 0.00246268656716418 0.00248756218905473 0.00248756218905473],[0.0032089552238806 0.00323383084577114 0.00323383084577114 0.0032089552238806],[0.8,0.7,0.4],'LineStyle','none')

fill([0.00303482587064677 0.00303482587064677 0.00305970149253731 0.00305970149253731],[0.0032089552238806 0.00323383084577114 0.00323383084577114 0.0032089552238806],[0.8,0.7,0.4],'LineStyle','none')

fill([0.00248756218905473 0.00248756218905473 0.00251243781094527 0.00251243781094527],[0.00323383084577114 0.00325870646766169 0.00325870646766169 0.00323383084577114],[0.8,0.7,0.4],'LineStyle','none')

fill([0.00251243781094527 0.00251243781094527 0.00253731343283582 0.00253731343283582],[0.00323383084577114 0.00325870646766169 0.00325870646766169 0.00323383084577114],[0.8,0.7,0.4],'LineStyle','none')

fill([0.00253731343283582 0.00253731343283582 0.00256218905472637 0.00256218905472637],[0.00323383084577114 0.00325870646766169 0.00325870646766169 0.00323383084577114],[0.8,0.7,0.4],'LineStyle','none')

fill([0.00303482587064677 0.00303482587064677 0.00305970149253731 0.00305970149253731],[0.00323383084577114 0.00325870646766169 0.00325870646766169 0.00323383084577114],[0.8,0.7,0.4],'LineStyle','none')

fill([0.00256218905472637 0.00256218905472637 0.00258706467661692 0.00258706467661692],[0.00325870646766169 0.00328358208955224 0.00328358208955224 0.00325870646766169],[0.8,0.7,0.4],'LineStyle','none')

fill([0.00258706467661692 0.00258706467661692 0.00261194029850746 0.00261194029850746],[0.00325870646766169 0.00328358208955224 0.00328358208955224 0.00325870646766169],[0.8,0.7,0.4],'LineStyle','none')

fill([0.00261194029850746 0.00261194029850746 0.00263681592039801 0.00263681592039801],[0.00325870646766169 0.00328358208955224 0.00328358208955224 0.00325870646766169],[0.8,0.7,0.4],'LineStyle','none')

fill([0.00263681592039801 0.00263681592039801 0.00266169154228856 0.00266169154228856],[0.00325870646766169 0.00328358208955224 0.00328358208955224 0.00325870646766169],[0.8,0.7,0.4],'LineStyle','none')

fill([0.00300995024875622 0.00300995024875622 0.00303482587064677 0.00303482587064677],[0.00325870646766169 0.00328358208955224 0.00328358208955224 0.00325870646766169],[0.8,0.7,0.4],'LineStyle','none')

fill([0.00266169154228856 0.00266169154228856 0.0026865671641791 0.0026865671641791],[0.00328358208955224 0.00330845771144279 0.00330845771144279 0.00328358208955224],[0.8,0.7,0.4],'LineStyle','none')

fill([0.0026865671641791 0.0026865671641791 0.00271144278606965 0.00271144278606965],[0.00328358208955224 0.00330845771144279 0.00330845771144279 0.00328358208955224],[0.8,0.7,0.4],'LineStyle','none')

fill([0.00271144278606965 0.00271144278606965 0.0027363184079602 0.0027363184079602],[0.00328358208955224 0.00330845771144279 0.00330845771144279 0.00328358208955224],[0.8,0.7,0.4],'LineStyle','none')

fill([0.0027363184079602 0.0027363184079602 0.00276119402985075 0.00276119402985075],[0.00328358208955224 0.00330845771144279 0.00330845771144279 0.00328358208955224],[0.8,0.7,0.4],'LineStyle','none')

fill([0.00300995024875622 0.00300995024875622 0.00303482587064677 0.00303482587064677],[0.00328358208955224 0.00330845771144279 0.00330845771144279 0.00328358208955224],[0.8,0.7,0.4],'LineStyle','none')

fill([0.00276119402985075 0.00276119402985075 0.00278606965174129 0.00278606965174129],[0.00330845771144279 0.00333333333333333 0.00333333333333333 0.00330845771144279],[0.8,0.7,0.4],'LineStyle','none')

fill([0.00278606965174129 0.00278606965174129 0.00281094527363184 0.00281094527363184],[0.00330845771144279 0.00333333333333333 0.00333333333333333 0.00330845771144279],[0.8,0.7,0.4],'LineStyle','none')

fill([0.00281094527363184 0.00281094527363184 0.00283582089552239 0.00283582089552239],[0.00330845771144279 0.00333333333333333 0.00333333333333333 0.00330845771144279],[0.8,0.7,0.4],'LineStyle','none')

fill([0.00283582089552239 0.00283582089552239 0.00286069651741294 0.00286069651741294],[0.00330845771144279 0.00333333333333333 0.00333333333333333 0.00330845771144279],[0.8,0.7,0.4],'LineStyle','none')

fill([0.00300995024875622 0.00300995024875622 0.00303482587064677 0.00303482587064677],[0.00330845771144279 0.00333333333333333 0.00333333333333333 0.00330845771144279],[0.8,0.7,0.4],'LineStyle','none')

fill([0.00286069651741294 0.00286069651741294 0.00288557213930348 0.00288557213930348],[0.00333333333333333 0.00335820895522388 0.00335820895522388 0.00333333333333333],[0.8,0.7,0.4],'LineStyle','none')

fill([0.00288557213930348 0.00288557213930348 0.00291044776119403 0.00291044776119403],[0.00333333333333333 0.00335820895522388 0.00335820895522388 0.00333333333333333],[0.8,0.7,0.4],'LineStyle','none')

fill([0.00291044776119403 0.00291044776119403 0.00293532338308458 0.00293532338308458],[0.00333333333333333 0.00335820895522388 0.00335820895522388 0.00333333333333333],[0.8,0.7,0.4],'LineStyle','none')

fill([0.00300995024875622 0.00300995024875622 0.00303482587064677 0.00303482587064677],[0.00333333333333333 0.00335820895522388 0.00335820895522388 0.00333333333333333],[0.8,0.7,0.4],'LineStyle','none')

fill([0.00293532338308458 0.00293532338308458 0.00296019900497512 0.00296019900497512],[0.00335820895522388 0.00338308457711443 0.00338308457711443 0.00335820895522388],[0.8,0.7,0.4],'LineStyle','none')

fill([0.00296019900497512 0.00296019900497512 0.00298507462686567 0.00298507462686567],[0.00335820895522388 0.00338308457711443 0.00338308457711443 0.00335820895522388],[0.8,0.7,0.4],'LineStyle','none')

fill([0.00298507462686567 0.00298507462686567 0.00300995024875622 0.00300995024875622],[0.00335820895522388 0.00338308457711443 0.00338308457711443 0.00335820895522388],[0.8,0.7,0.4],'LineStyle','none')
